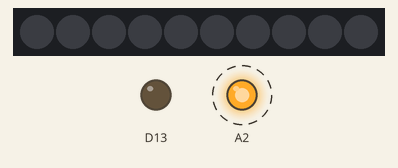
A sketch run on a simulated Adafruit Circuit Playground Express. Shown: 10 RGB LEDs in strip order, left to right, output pins drawn as LEDs (lit = HIGH). Dashed ring = blinking.

Above: at 0.2 s.
Timing chart, 0 to 3.0 s (numbered marks = the images above):
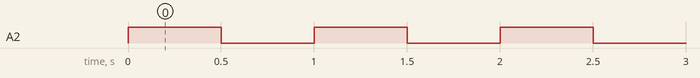

Measured:
- by itself, A2: alternates HIGH for 0.50 s and LOW for 0.50 s

The sketch:

Hello_CPEBlu.ino
```cpp
#include <Adafruit_CircuitPlayground.h>

void setup() {
  Serial.begin(115200);
  CircuitPlayground.begin();
  pinMode(A2, OUTPUT);
}

void loop() {
  digitalWrite(A2,HIGH);
  delay(500);
  digitalWrite(A2,LOW);
  delay(500);
}
```
